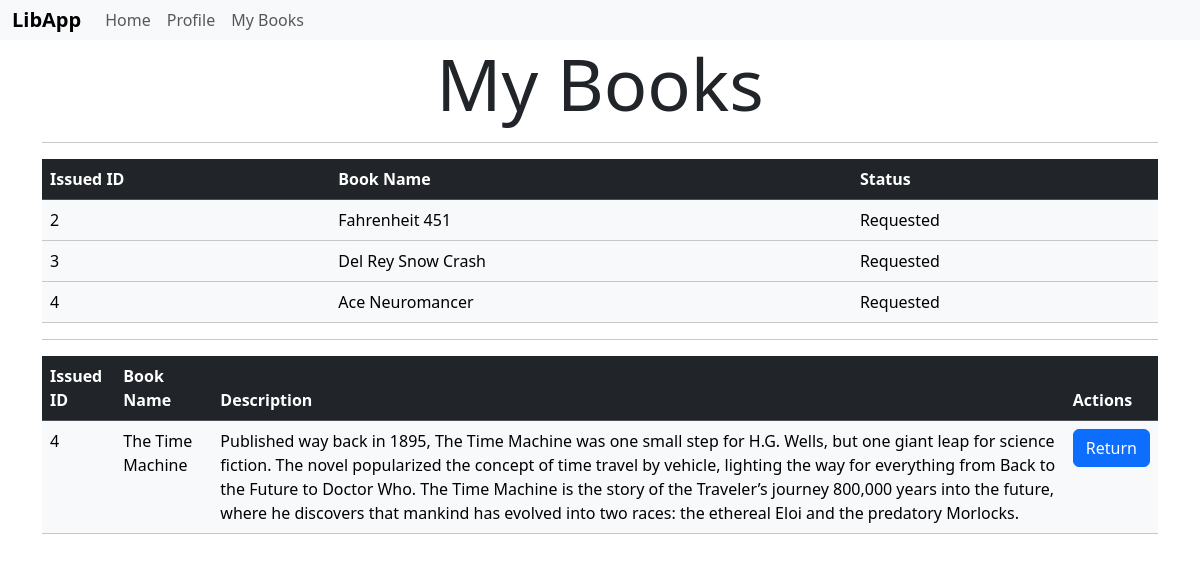
The page /student_books (signed in) on the database its author committed.
### models.py (models this page shows)
class Issues(db.Model):
    id = db.Column(db.Integer, primary_key=True)
    user_id = db.Column(db.Integer, db.ForeignKey('user.id'), nullable=False)
    book_id = db.Column(db.Integer, db.ForeignKey('book.id'), nullable=False)
    status = db.Column(db.String(64), default='Pending')  # Add a status column
    user = db.relationship('User', backref='issues')
    book = db.relationship('Book', backref='issues')

class Book(db.Model):
    __tablename__ = 'book'
    id = db.Column(db.Integer, primary_key=True)
    name = db.Column(db.String(64), nullable=False)
    section_id = db.Column(db.Integer, db.ForeignKey('section.id'), nullable=False)
    content = db.Column(db.String(512), unique=True, nullable = False)
    author = db.Column(db.String(64), nullable = False)
    dateissue = db.Column(DateTime, nullable = True)
    status = db.Column(db.String(64), nullable = True)

class Issued(db.Model):
    id = db.Column(db.Integer, primary_key=True)
    user_id = db.Column(db.Integer, db.ForeignKey('user.id'), nullable=False)
    book_id = db.Column(db.Integer, db.ForeignKey('book.id'), nullable=False)
    user = db.relationship('User', backref='issued')
    book = db.relationship('Book', backref='issued')

### routes.py (the view)
@app.route('/student_books')
def student_books():
    if 'user_id' in session:
        user = User.query.get(session['user_id'])
        if user:
            if user.is_admin:
                sections = Section.query.all()
                return render_template('manage_request.html', user=user, sections=sections)
            else:
                sections = Section.query.all()
                requests = Issues.query.all()
                requests2 = Issued.query.all()
                return render_template('student_books.html', user=user, userid = session['user_id'], issues=requests, issued=requests2)
        else:
            flash('User does not exist.')
            return redirect(url_for('login'))

### templates/student_books.html (shortened to what this page needs)
{% extends 'layout.html' %}
{% block content %}
<h2 class="display-2 text-center"><b>My Books</b></h2>
<hr>
<table class="table table-dark">
    <thead>
        <tr class="table-dark">
            <th>Issued ID</th>
            <th>Book Name</th>
            <th>Status</th>
        </tr>
    </thead>
    <tbody>
        {% for issue in issues %}
        {% if issue.user_id == userid %}
        <tr class="table-light">
            <td>{{ issue.id }}</td>
            <td>{{ issue.book.name if issue.book else 'Book not found' }}</td>
            <td>{{ issue.book.status if issue.book else 'Status not found' }}</td>
        </tr>
        {% endif %}
        {% endfor %}
    </tbody>
</table>
<hr>
<table class="table table-dark">
    <thead>
        <tr class="table-dark">
            <th>Issued ID</th>
            <th>Book Name</th>
            <th>Description</th>
            <th>Actions</th>
        </tr>
    </thead>
    <tbody>
        {% for issue in issued %}
        {% if issue.user_id == userid %}
        <tr class="table-light">
            <td>{{ issue.id }}</td>
            <td>{{ issue.book.name if issue.book else 'Book not found' }}</td>
            <td>{{ issue.book.content if issue.book else 'Content not found' }}</td>
            <td>
                <form id="bookForm_{{ issue.id }}" method="post" action="{{ url_for('return_book') }}">
                    <button type="button" class="btn btn-primary" onclick="returnBook('{{ issue.id }}', 'Available')">Return</button>
                </form>
            </td>
        </tr>
        {% endif %}
        {% endfor %}
    </tbody>
</table>
{% endblock %}

### templates/layout.html (style rules this page uses)
body { margin: 0; padding: 0; background-image: url("../static/bg.jpg"); background-size: cover; background-position: center; background-repeat: no-repeat; background-attachment: fixed; }

### rows shown on the page
Issues: id "2", book "Fahrenheit 451", book "Requested"
Issues: id "3", book "Del Rey Snow Crash", book "Requested"
Issues: id "4", book "Ace Neuromancer", book "Requested"
Issued: id "4", book "The Time Machine", book "Published way back in 1895, The Time Machine was one small step for H.G. Wells, but one giant leap for science fiction. The novel popularized the concept of time travel by vehicle, lighting the way for everything from Back to the Future to Doctor Who. The Time Machine is the story of the Traveler’s journey 800,000 years into the future, where he discovers that mankind has evolved into two races: the ethereal Eloi and the predatory Morlocks."
